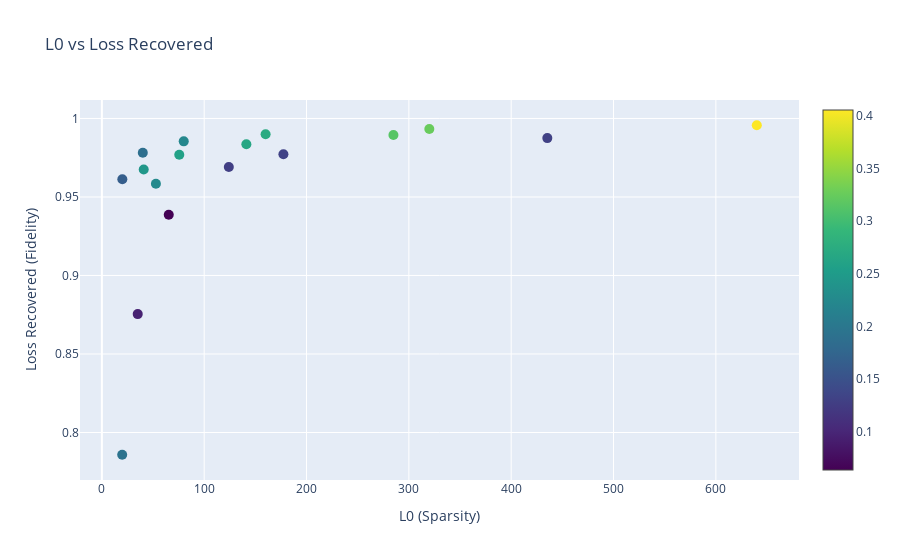

This figure's notebook cell:
### Code cell
custom_metric = f"tpp_auto_interp_threshold_{threshold}_total_metric"
custom_metric = f"tpp_attrib_threshold_{threshold}_total_metric"

title = f"L0 vs Loss Recovered vs {custom_metric}"

plot_3var_graph(
    plotting_results,
    title,
    custom_metric,
    output_filename=f"{image_filename_prefix}{custom_metric}_3var.png",
)
plot_2var_graph(
    plotting_results,
    custom_metric,
    title=title,
    y_label="Custom Metric",
    output_filename=f"{image_filename_prefix}{custom_metric}_2var.png",
)
plot_interactive_3var_graph(plotting_results, custom_metric)

### Figure 1 — Plotly figure (JSON) as saved in the notebook; plotly's stock layout.template omitted (floating-point values rounded to 4 significant figures)
{"data": [{"hoverinfo": "text", "marker": {"color": [0.09585, 0.06365, 0.128, 0.1941, 0.1302, 0.1319, 0.3254, 0.2726, 0.2222, 0.4058, 0.166, 0.1884, 0.3143, 0.2664, 0.2581, 0.2263, 0.2441], "colorscale": [[0, "#440154"], [0.1111, "#482878"], [0.2222, "#3e4989"], [0.3333, "#31688e"], [0.4444, "#26828e"], [0.5556, "#1f9e89"], [0.6667, "#35b779"], [0.7778, "#6ece58"], [0.8889, "#b5de2b"], [1, "#fde725"]], "showscale": true, "size": 10}, "mode": "markers", "text": ["AE Path: gemma-2-2b_sweep_standard_ctx128_ef8_0824/resid_post_layer_19/trainer_4<br>L0: 35.0292<br>Frac Recovered: 0.8754<br>Custom Metric: 0.0958<br>Dict Size: 18432.0000<br>LR: 0.0003<br>L1 Penalty: 0.0600", "AE Path: gemma-2-2b_sweep_standard_ctx128_ef8_0824/resid_post_layer_19/trainer_3<br>L0: 65.3583<br>Frac Recovered: 0.9386<br>Custom Metric: 0.0637<br>Dict Size: 18432.0000<br>LR: 0.0003<br>L1 Penalty: 0.0500", "AE Path: gemma-2-2b_sweep_standard_ctx128_ef8_0824/resid_post_layer_19/trainer_2<br>L0: 124.0583<br>Frac Recovered: 0.9690<br>Custom Metric: 0.1280<br>Dict Size: 18432.0000<br>LR: 0.0003<br>L1 Penalty: 0.0400", "AE Path: gemma-2-2b_sweep_standard_ctx128_ef8_0824/resid_post_layer_19/trainer_5<br>L0: 19.8667<br>Frac Recovered: 0.7858<br>Custom Metric: 0.1941<br>Dict Size: 18432.0000<br>LR: 0.0003<br>L1 Penalty: 0.0700", "AE Path: gemma-2-2b_sweep_standard_ctx128_ef8_0824/resid_post_layer_19/trainer_0<br>L0: 435.3042<br>Frac Recovered: 0.9875<br>Custom Metric: 0.1302<br>Dict Size: 18432.0000<br>LR: 0.0003<br>L1 Penalty: 0.0250", "AE Path: gemma-2-2b_sweep_standard_ctx128_ef8_0824/resid_post_layer_19/trainer_1<br>L0: 177.4000<br>Frac Recovered: 0.9772<br>Custom Metric: 0.1319<br>Dict Size: 18432.0000<br>LR: 0.0003<br>L1 Penalty: 0.0350", "AE Path: gemma-2-2b_sweep_topk_ctx128_ef8_0824/resid_post_layer_19/trainer_4<br>L0: 320.0000<br>Frac Recovered: 0.9933<br>Custom Metric: 0.3254<br>Dict Size: 18432.0000<br>LR: 0.0002<br>L1 Penalty: 320.0000", "AE Path: gemma-2-2b_sweep_topk_ctx128_ef8_0824/resid_post_layer_19/trainer_3<br>L0: 160.0000<br>Frac Recovered: 0.9899<br>Custom Metric: 0.2726<br>Dict Size: 18432.0000<br>LR: 0.0002<br>L1 Penalty: 160.0000", "AE Path: gemma-2-2b_sweep_topk_ctx128_ef8_0824/resid_post_layer_19/trainer_2<br>L0: 80.0000<br>Frac Recovered: 0.9854<br>Custom Metric: 0.2222<br>Dict Size: 18432.0000<br>LR: 0.0002<br>L1 Penalty: 80.0000", "AE Path: gemma-2-2b_sweep_topk_ctx128_ef8_0824/resid_post_layer_19/trainer_5<br>L0: 640.0000<br>Frac Recovered: 0.9957<br>Custom Metric: 0.4058<br>Dict Size: 18432.0000<br>LR: 0.0002<br>L1 Penalty: 640.0000", "AE Path: gemma-2-2b_sweep_topk_ctx128_ef8_0824/resid_post_layer_19/trainer_0<br>L0: 20.0000<br>Frac Recovered: 0.9613<br>Custom Metric: 0.1660<br>Dict Size: 18432.0000<br>LR: 0.0002<br>L1 Penalty: 20.0000", "AE Path: gemma-2-2b_sweep_topk_ctx128_ef8_0824/resid_post_layer_19/trainer_1<br>L0: 40.0000<br>Frac Recovered: 0.9781<br>Custom Metric: 0.1884<br>Dict Size: 18432.0000<br>LR: 0.0002<br>L1 Penalty: 40.0000", "AE Path: gemma-2-2b_sweep_jumprelu_0902/resid_post_layer_19/trainer_4<br>L0: 284.9042<br>Frac Recovered: 0.9894<br>Custom Metric: 0.3143<br>Dict Size: 16384.0000<br>LR: -1.0000<br>L1 Penalty: 0.0000", "AE Path: gemma-2-2b_sweep_jumprelu_0902/resid_post_layer_19/trainer_3<br>L0: 141.2000<br>Frac Recovered: 0.9836<br>Custom Metric: 0.2664<br>Dict Size: 16384.0000<br>LR: -1.0000<br>L1 Penalty: 0.0000", "AE Path: gemma-2-2b_sweep_jumprelu_0902/resid_post_layer_19/trainer_2<br>L0: 75.6333<br>Frac Recovered: 0.9769<br>Custom Metric: 0.2581<br>Dict Size: 16384.0000<br>LR: -1.0000<br>L1 Penalty: 0.0000", "AE Path: gemma-2-2b_sweep_jumprelu_0902/resid_post_layer_19/trainer_0<br>L0: 52.8125<br>Frac Recovered: 0.9584<br>Custom Metric: 0.2263<br>Dict Size: 16384.0000<br>LR: -1.0000<br>L1 Penalty: 0.0000", "AE Path: gemma-2-2b_sweep_jumprelu_0902/resid_post_layer_19/trainer_1<br>L0: 40.8875<br>Frac Recovered: 0.9675<br>Custom Metric: 0.2441<br>Dict Size: 16384.0000<br>LR: -1.0000<br>L1 Penalty: 0.0000"], "type": "scatter", "x": [35.03, 65.36, 124.1, 19.87, 435.3, 177.4, 320, 160, 80, 640, 20, 40, 284.9, 141.2, 75.63, 52.81, 40.89], "y": [0.8754, 0.9386, 0.969, 0.7858, 0.9875, 0.9772, 0.9933, 0.9899, 0.9854, 0.9957, 0.9613, 0.9781, 0.9894, 0.9836, 0.9769, 0.9584, 0.9675]}], "layout": {"hovermode": "closest", "title": {"text": "L0 vs Loss Recovered"}, "xaxis": {"title": {"text": "L0 (Sparsity)"}}, "yaxis": {"title": {"text": "Loss Recovered (Fidelity)"}}}}
